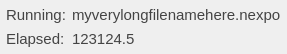
<?xml version="1.0" encoding="UTF-8"?>
<ui version="4.0">
 <class>ScriptStatusWidget</class>
 <widget class="QWidget" name="ScriptStatusWidget">
  <property name="geometry">
   <rect>
    <x>0</x>
    <y>0</y>
    <width>236</width>
    <height>44</height>
   </rect>
  </property>
  <property name="sizePolicy">
   <sizepolicy hsizetype="Preferred" vsizetype="Maximum">
    <horstretch>0</horstretch>
    <verstretch>0</verstretch>
   </sizepolicy>
  </property>
  <property name="windowTitle">
   <string>Form</string>
  </property>
  <property name="styleSheet">
   <string notr="true">QWidget {
	color: #444;
}</string>
  </property>
  <layout class="QFormLayout" name="formLayout">
   <property name="verticalSpacing">
    <number>6</number>
   </property>
   <property name="leftMargin">
    <number>6</number>
   </property>
   <property name="topMargin">
    <number>6</number>
   </property>
   <property name="rightMargin">
    <number>6</number>
   </property>
   <property name="bottomMargin">
    <number>6</number>
   </property>
   <item row="0" column="0">
    <widget class="QLabel" name="label">
     <property name="font">
      <font>
       <pointsize>11</pointsize>
      </font>
     </property>
     <property name="text">
      <string>Running:</string>
     </property>
    </widget>
   </item>
   <item row="0" column="1">
    <widget class="QLabel" name="filename">
     <property name="sizePolicy">
      <sizepolicy hsizetype="Fixed" vsizetype="Fixed">
       <horstretch>0</horstretch>
       <verstretch>0</verstretch>
      </sizepolicy>
     </property>
     <property name="font">
      <font>
       <pointsize>11</pointsize>
      </font>
     </property>
     <property name="text">
      <string>myverylongfilenamehere.nexpo</string>
     </property>
    </widget>
   </item>
   <item row="1" column="0">
    <widget class="QLabel" name="label_2">
     <property name="font">
      <font>
       <pointsize>11</pointsize>
      </font>
     </property>
     <property name="text">
      <string>Elapsed:</string>
     </property>
    </widget>
   </item>
   <item row="1" column="1">
    <widget class="QLabel" name="elapsed">
     <property name="sizePolicy">
      <sizepolicy hsizetype="Fixed" vsizetype="Fixed">
       <horstretch>0</horstretch>
       <verstretch>0</verstretch>
      </sizepolicy>
     </property>
     <property name="font">
      <font>
       <pointsize>11</pointsize>
      </font>
     </property>
     <property name="text">
      <string>123124.5</string>
     </property>
    </widget>
   </item>
  </layout>
 </widget>
 <resources/>
 <connections/>
</ui>
